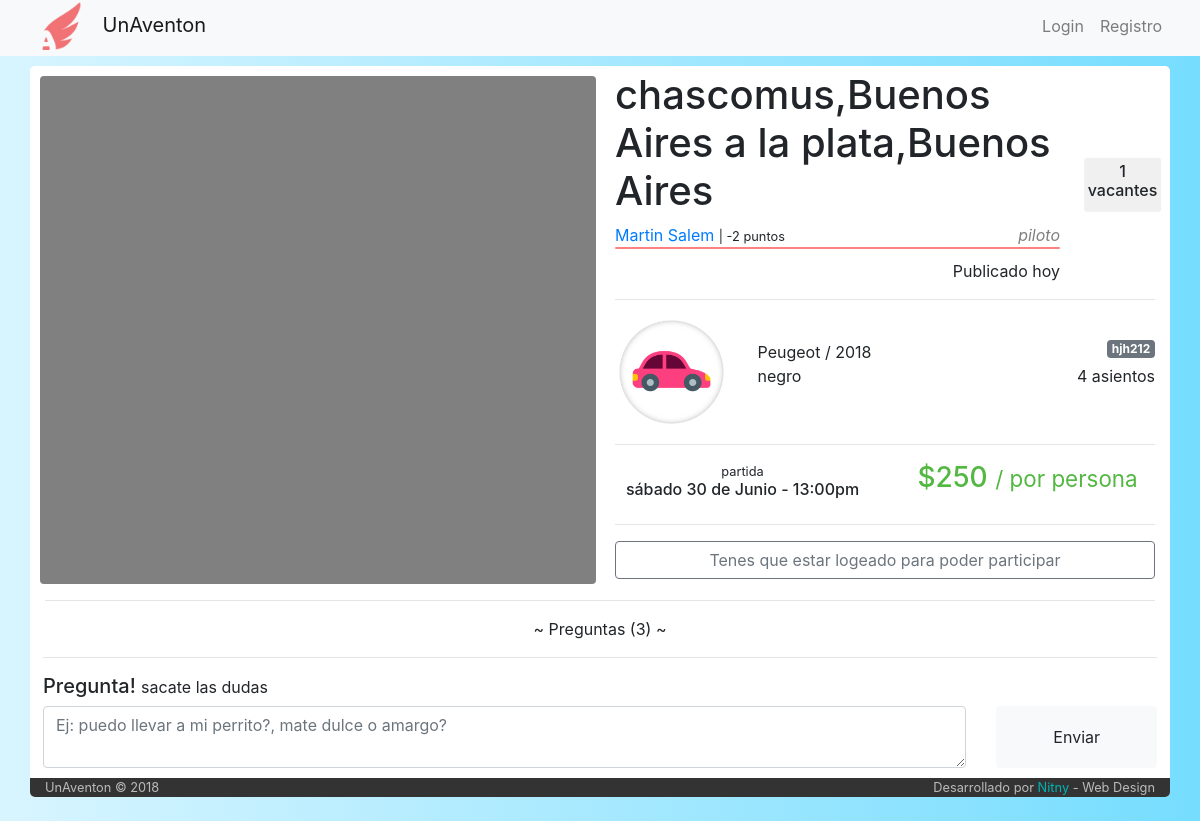
/viaje/50/chascomus,Buenos Aires-la plata,Buenos Aires, run on the app's committed database.
### tables this page shows
CREATE TABLE IF NOT EXISTS `viaje` (
  `idViaje` int(6) NOT NULL AUTO_INCREMENT,
  `idPiloto` int(6) NOT NULL,
  `idVehiculo` int(6) NOT NULL,
  `fecha_publicacion` datetime NOT NULL,
  `fecha_partida` datetime NOT NULL,
  `tiempo_estimado` int(11) NOT NULL DEFAULT '30',
  `origen` varchar(60) NOT NULL,
  `destino` varchar(60) NOT NULL,
  `asientos_disponibles` int(2) NOT NULL,
  `costo` int(7) NOT NULL,
  `estado` int(1) NOT NULL DEFAULT '1',
  `tipo` varchar(50) NOT NULL DEFAULT 'unico',
  PRIMARY KEY (`idViaje`)
);

CREATE TABLE IF NOT EXISTS `usuario` (
  `idUser` int(6) NOT NULL AUTO_INCREMENT,
  `email` varchar(50) NOT NULL,
  `clave` varchar(50) NOT NULL,
  `nombre` varchar(50) NOT NULL,
  `apellido` varchar(50) NOT NULL,
  `admin` int(1) NOT NULL DEFAULT '0',
  PRIMARY KEY (`idUser`)
);

CREATE TABLE IF NOT EXISTS `tipo_vehiculo` (
  `idTipo` int(1) NOT NULL AUTO_INCREMENT,
  `icono` varchar(140) DEFAULT NULL,
  `tipo` varchar(11) NOT NULL,
  PRIMARY KEY (`idTipo`)
);

CREATE TABLE IF NOT EXISTS `vehiculo` (
  `idVehiculo` int(6) NOT NULL AUTO_INCREMENT,
  `idPropietario` int(6) NOT NULL,
  `cant_asientos` int(2) NOT NULL,
  `modelo` varchar(30) NOT NULL,
  `marca` varchar(30) NOT NULL,
  `color` varchar(20) NOT NULL,
  `patente` varchar(10) NOT NULL COMMENT 'puede ser patente extrangera',
  `tipo` int(1) DEFAULT NULL,
  `eliminado` tinyint(1) NOT NULL DEFAULT '0',
  PRIMARY KEY (`idVehiculo`)
);

### index.php (called while the page is built, shortened)
<?php
	include ('core/helpers.php');
	include ('php/inicio_body.php');
	$router = new Router;
	$vars = $router->get_variables();
	render($vars);
	include ('php/cierre_body.php');

### controller/viaje.php (the view, shortened to what this page needs)
<?php
	function render($vars = [])
	{
    include('php/conexion.php');
    $viaje=mysqli_query($conexion,"SELECT *
                                   from viaje
                                   inner join vehiculo on viaje.idVehiculo=vehiculo.idVehiculo
                                   inner join tipo_vehiculo on vehiculo.tipo=tipo_vehiculo.idTipo
                                   inner join usuario on viaje.idPiloto=usuario.idUser
                                   where idViaje = $vars[0]")
                                   or die ("problemas con el select de viaje".mysqli_error($conexion));
    $viaje=mysqli_fetch_array($viaje);
			?>
			<?php
		if ($viaje['estado'] == 2){
			echo "<center> <b> este viaje fue cancelado por su piloto </b> </center>";
		}
		elseif ($viaje['estado'] == 3){
			echo "<center> <b> este viaje ya termino </b> </center>";
		}
		else{
		$contador_participaciones=mysqli_query($conexion,"SELECT *
																										from participacion
																										where estado=2 and idViaje=$viaje[idViaje]")
																										or die ("problemas en el contador de asientos disponibles");
		$contador_participaciones = $viaje['asientos_disponibles'] - mysqli_num_rows($contador_participaciones);
    ?>
    <div class="row" style="padding: 5px 0px;">
      <div class="col-md-6" style="">
		<div id="map" style="border-radius: 4px; margin-top: 5px; margin-left: -5px"></div>
      </div>
      <div class="col-md-6">
				<div class="row" style="min-height: 130px">
					<div class="col-md-10 col-sm-12">
						<h1><?php echo $viaje['origen'] ?> a <?php echo $viaje['destino']; ?></h1>
						<?php
							if((isset($_SESSION['userId'])) and ($viaje['idPiloto'] == $_SESSION['userId']))
							{
								include 'php/modificar_viaje_vista.php';
								echo '<a href="" data-toggle="modal" data-target="#ModViaje">Modificar el Viaje</a>';
							}
							else{
								echo '<a href="/usuario/'.$viaje['idPiloto'].'"> '.$viaje["nombre"].' '.$viaje["apellido"].'</a> <small>| '.calificacion($viaje['idPiloto']).' puntos</small> <i style="color: grey" class="float-right">piloto</i>';
								$calificaciones = calificacion_grafica_simple($viaje['idPiloto']);
								echo "<div class='progress' style='height: 2px; width: 100%; margin-bottom: 10px'>
												<div class='progress-bar bg-success' role='progressbar' style='width: ".$calificaciones['porcentaje_pos']."%;' aria-valuenow='25' aria-valuemin='0' aria-valuemax='100'></div>
												<div class='progress-bar bg-warning' role='progressbar' style='width: ".$calificaciones['porcentaje_neu']."%; background-color: #ffd000!important' aria-valuenow='25' aria-valuemin='0' aria-valuemax='100'></div>
												<div class='progress-bar bg-danger' role='progressbar' style='width: ".$calificaciones['porcentaje_neg']."%; background-color: #ff8080!important' aria-valuenow='25' aria-valuemin='0' aria-valuemax='100'></div>
											</div>";
							}
						?>
						<span class="float-right" title="<?php echo $viaje['fecha_publicacion'] ?>">Publicado <?php echo dias_transcurridos($viaje['fecha_publicacion'],'publicacion');?>
						</span>
					</div>
					<div class="col-md-2">
						<div class="contenedorUno centrado" style="border: 1px solid #fff; border-radius: 4px; padding: 4px 4px; background-color: #f0f0f0; margin-top: 8px">
							<h6 class="" style="text-align:center"><?php if($contador_participaciones>0){echo $contador_participaciones;}else{echo "sin";}; ?><br>vacantes</h6>
						</div>
					</div>
				</div>
        <hr>
        <div class="row">
          <div class="col-md-3">
            <img src="<?php echo $viaje['icono']; ?>" alt="" class="img-fluid">
          </div>
          <div class="col-md-9">
            <br>
            <span><?php echo $viaje['marca']." / ".$viaje['modelo'] ?></span> <span class="badge badge-secondary float-right"><?php echo $viaje['patente'] ?></span> <br>
            <span><?php echo $viaje['color'] ?></span> <span class="float-right"><?php echo $viaje['cant_asientos'] ?> asientos</span>
          </div>
        </div>
        <hr>
				<div class="row">
					<div class="col-md-6">
									<h6 class="" style="text-align: center">
											<small>partida</small> <br>
											<?php echo date_toString($viaje['fecha_partida'],"n");?>
									</h6>
					</div>
					<div class="col-md-6">
						<h3 style="text-align: center; color: #53b842">$<?php echo round($viaje['costo']/($viaje['asientos_disponibles']+1)); ?> <small> / por persona</small></h3>
					</div>
				</div>
				<hr>
				<form action="/viaje/<?php echo "$vars[0]/$vars[1]" ?>" method="post">
				<?php
				if (!isset($_SESSION['userId'])) {
					echo '<a class="btn btn-outline-secondary" href="../../login" style="width:100%">Tenes que estar logeado para poder participar</a>';
			}
			?>
      </div>
    </div>
		<hr>
		<div class="row">
			<?php
			$preguntas = mysqli_query($conexion,"SELECT *
																						from pregunta
																						inner join usuario on pregunta.idPreguntante=usuario.idUser
																						where idViaje = '$viaje[idViaje]'");
			 ?>
			<div class="col-md-12" style="padding: 0px 13px">
				<center><span id="botonPreguntas" style="cursor: pointer"> ~ Preguntas <span id="detallePreguntas">(<?php echo mysqli_num_rows($preguntas); ?>)</span> ~ </span></center>
					<?php if ($viaje['idPiloto']!=$_SESSION['userId']){?>
				 <hr>
				 <h5>Pregunta! <small>sacate las dudas</small> </h5>
 				<div class="row">
 					<div class="col-md-10">
 						<textarea class="form-control" name="name" cols="80" style="width: 100%; min-height: 50px" placeholder="Ej: puedo llevar a mi perrito?, mate dulce o amargo?"></textarea>
 					</div>
 					<div class="col-md-2">
 						<button type="button" class="btn btn-light" style="width:100%; height: 100%">Enviar</button>
 					</div>
 				</div>
			<?php } ?>
			</div>
		</div>
		<div class="row" style="height: 10px">
		</div>
    <?php
		}
  }

### css/stylo.css (style rules this page uses)
body { background-color: grey; }
.centrado { position: absolute; display: block; top: 50%; left: 50%; transform: translate(-50%, -50%); -webkit-transform: translate(-50%, -50%); }

### php/inicio_body.php (style rules this page uses)
body { background-color: #fff; background: linear-gradient(-90deg, #76ddff, #d8f5ff); }

### controller/viaje.php (style rules this page uses)
#map { width: 103%; height: 100%; background-color: grey; }

### data on the page
viaje: origen "chascomus,Buenos Aires", destino "la plata,Buenos Aires", usuario.nombre "Martin", usuario.apellido "Salem", fecha_publicacion "hoy", asientos_disponibles "1", tipo_vehiculo.icono (picture), idVehiculo.marca "Peugeot", idVehiculo.modelo "2018", idVehiculo.patente "hjh212", idVehiculo.color "negro", idVehiculo.cant_asientos "4", fecha_partida "sábado 30 de Junio 13:00pm", $viaje['costo']/($viaje['asientos_disponibles']+1) "250"

### other printed values
calificacion($viaje['idPiloto']) "-2"
mysqli_num_rows($preguntas) "3"
